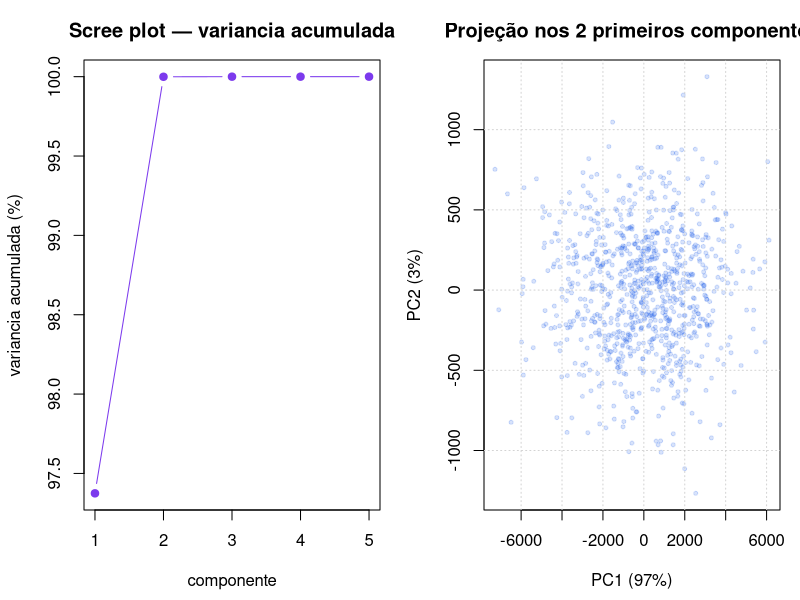

This chart was generated by the following R code:
# PCA via eigen(): variancia explicada, loadings e reconstrucao

dir.create("outputs", showWarnings = FALSE)
set.seed(700)

gerar_base_correlacionada <- function(n = 900) {
  fator_tamanho <- rnorm(n)          # latente 1: tamanho da conta
  fator_engajamento <- rnorm(n)      # latente 2: engajamento

  data.frame(
    renda = round(5000 + 1800 * fator_tamanho + rnorm(n, 0, 400), 2),
    gastos = round(3200 + 1400 * fator_tamanho + rnorm(n, 0, 350), 2),
    logins_mes = pmax(0, round(8 + 5 * fator_engajamento + rnorm(n, 0, 2))),
    cliques_email = pmax(0, round(4 + 3 * fator_engajamento + rnorm(n, 0, 1.6))),
    tickets_suporte = pmax(0, round(1.5 - 0.8 * fator_engajamento + rnorm(n, 0, 1)))
  )
}

base <- gerar_base_correlacionada()
matriz_centralizada <- scale(as.matrix(base), center = TRUE, scale = FALSE)

# --- PCA manual ---------------------------------------------------------------
covariancia <- cov(matriz_centralizada)
decomposicao <- eigen(covariancia)

variancias <- decomposicao$values
componentes <- decomposicao$vectors

variancia_total <- sum(variancias)
variancia_explicada <- cumsum(variancias) / variancia_total

cat("=== VARIANCIA EXPLICADA ACUMULADA ===\n")
for (i in seq_along(variancias)) {
  cat(sprintf("- PC%d: %.1f%% (acumulado %.1f%%)\n",
              i, variancias[i] / variancia_total * 100,
              variancia_explicada[i] * 100))
}

componentes_necessarios <- which(variancia_explicada >= 0.9)[1]
cat(sprintf("\nComponentes para explicar 90%%: %d\n", componentes_necessarios))

loadings_pc1 <- componentes[, 1]
nomes_ordenados <- names(base)[order(abs(loadings_pc1), decreasing = TRUE)]
cat(sprintf("\nPC1 e dominado por: %s (loading %.2f)\n",
            nomes_ordenados[1], loadings_pc1[which.max(abs(loadings_pc1))]))

# --- scores e reconstrucao ----------------------------------------------------
scores <- matriz_centralizada %*% componentes

reconstruir_com_k <- function(k) {
  aproximacao_scores <- scores[, seq_len(k), drop = FALSE]
  aproximacao_scores %*% t(componentes[, seq_len(k), drop = FALSE])
}

cat("\n=== ERRO DE RECONSTRUCAO (RMSE) ===\n")
for (k in c(1, 2, 3, 5)) {
  rmse <- sqrt(mean((matriz_centralizada - reconstruir_com_k(k))^2))
  cat(sprintf("- %d componente(s): RMSE %.1f\n", k, rmse))
}

# --- graficos -----------------------------------------------------------------
png("outputs/pca_eigen.png", width = 1100, height = 450, res = 110)
par(mfrow = c(1, 2), mar = c(4.5, 4.2, 3, 1))

plot(seq_along(variancias), variancia_explicada * 100,
     type = "b", pch = 19, col = "#7c3aed",
     xlab = "componente", ylab = "variancia acumulada (%)",
     main = "Scree plot — variancia acumulada")
abline(h = 90, lty = 2, col = "gray40")

plot(scores[, 1], scores[, 2], pch = 19, cex = 0.55,
     col = rgb(37, 99, 235, 45, maxColorValue = 255),
     xlab = sprintf("PC1 (%.0f%%)", variancias[1] / variancia_total * 100),
     ylab = sprintf("PC2 (%.0f%%)", variancias[2] / variancia_total * 100),
     main = "Projeção nos 2 primeiros componentes")
grid()

dev.off()
cat("\nPainel salvo em outputs/pca_eigen.png\n")
